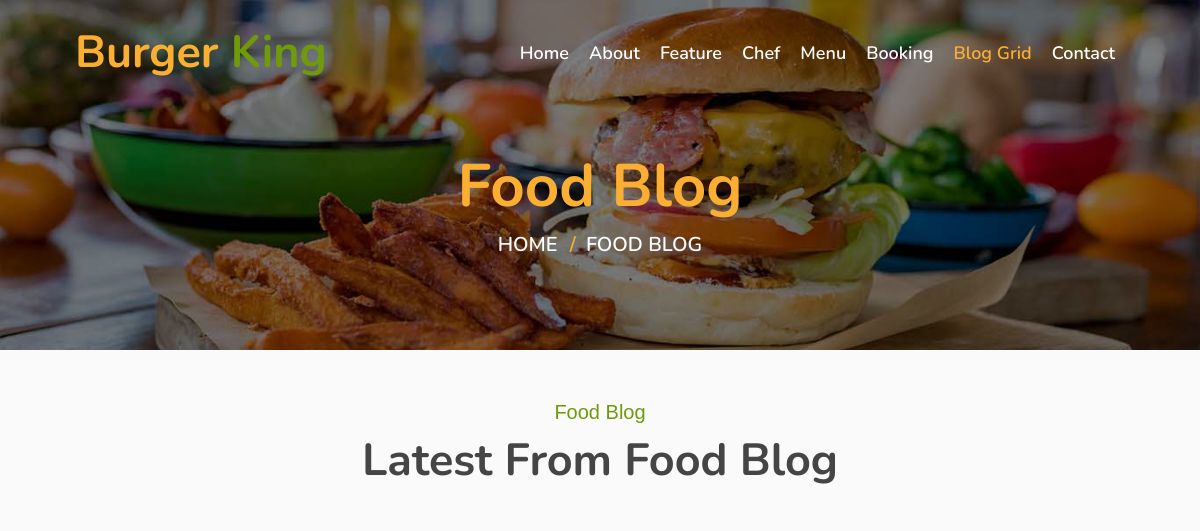
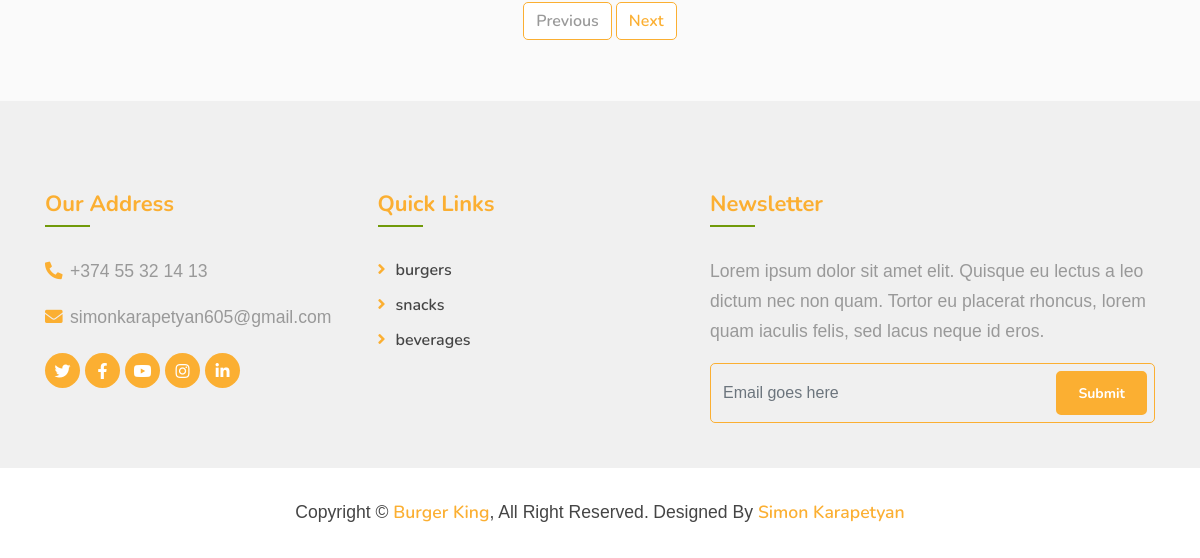
Before: /blog.php?&tag=National with the older database file (2 pictures, top to bottom).
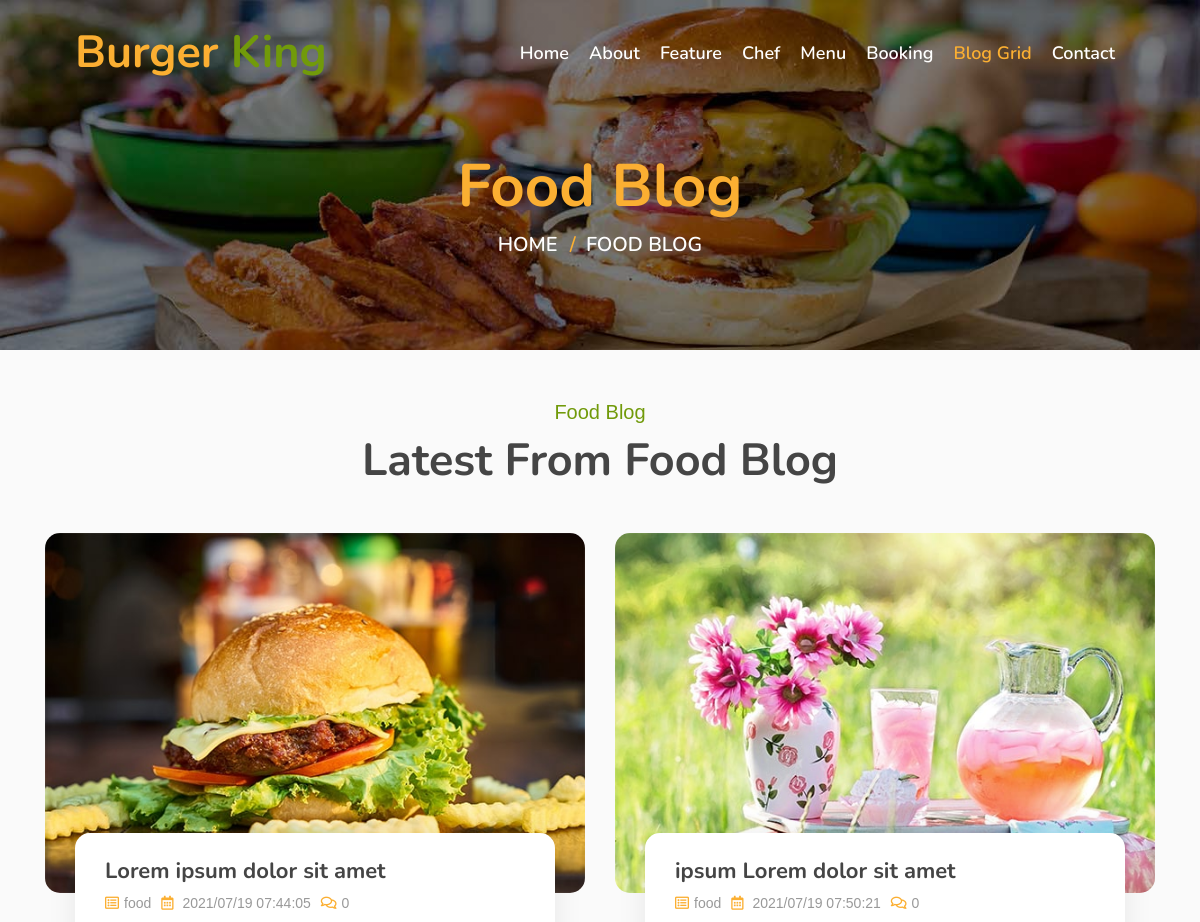
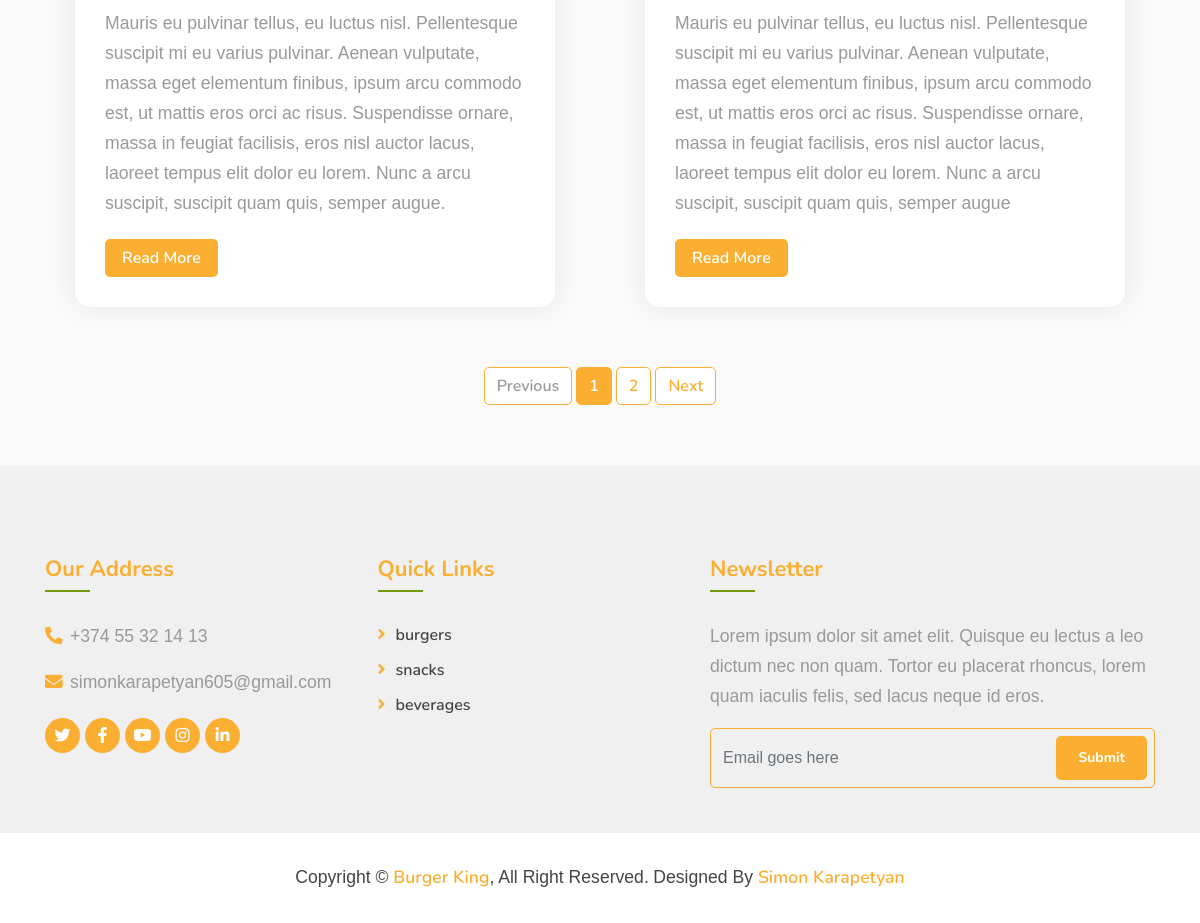
After: the same page with the newer database file (2 pictures, top to bottom).
### tables this page shows
CREATE TABLE `food_categories` (
  `id` int(16) NOT NULL,
  `name` varchar(128) NOT NULL,
  `info` text NOT NULL,
  `img` varchar(128) NOT NULL
);

CREATE TABLE `food_blog` (
  `id` int(16) NOT NULL,
  `title1` varchar(256) NOT NULL,
  `title2` varchar(256) NOT NULL,
  `title3` varchar(256) NOT NULL,
  `info1` text NOT NULL,
  `info2` text NOT NULL,
  `info3` text NOT NULL,
  `img` varchar(128) NOT NULL,
  `categories` varchar(128) NOT NULL,
  `date` int(32) NOT NULL,
  `tag` text NOT NULL
);

### blog.php (the view, shortened to what this page needs)
<!DOCTYPE html>
<html lang="en">
<head>
    <link href="https://stackpath.bootstrapcdn.com/bootstrap/4.4.1/css/bootstrap.min.css" rel="stylesheet">
    <link href="https://cdnjs.cloudflare.com/ajax/libs/font-awesome/5.10.0/css/all.min.css" rel="stylesheet">
    <link href="lib/animate/animate.min.css" rel="stylesheet">
    <link href="lib/owlcarousel/assets/owl.carousel.min.css" rel="stylesheet">
    <link href="lib/flaticon/font/flaticon.css" rel="stylesheet">
    <link href="lib/tempusdominus/css/tempusdominus-bootstrap-4.min.css" rel="stylesheet" />
    <link href="css/style.css" rel="stylesheet">
</head>
<body>
    <?php
    $headerArr = ["", "", "", "", "", "", "active", ""];
    require_once "./components/header.php" ?>
    <?php
    $title = "Food Blog";
    require_once "./components/topSection.php";
    ?>
    <div class="blog">
        <div class="container">
            <div class="section-header text-center">
                <p>Food Blog</p>
                <h2>Latest From Food Blog</h2>
            </div>
            <div class="row">
                <?php
                require_once "./php/db.php";
                $tag = isset($_GET['tag']) ? $_GET['tag'] : false;
                $itemsCount = 2;
                $page = isset($_GET["page"]) ? $_GET["page"] : 1;
                $from = ($page - 1) * 2;
                if ($tag != false) {
                    $query = "SELECT id, title1, info1, img, categories, tag, date FROM food_blog WHERE tag LIKE '%" . $tag . "%' LIMIT $from, $itemsCount";
                    $query2 = "SELECT id, title1, info1, img, categories, tag, date FROM food_blog WHERE tag LIKE '%" . $tag . "%'";
                } else {
                    $query = "SELECT id, title1, info1, img, categories, tag, date FROM food_blog LIMIT $from, $itemsCount";
                    $query2 = "SELECT id FROM food_blog";
                }
                $result2 = mysqli_query($mysqli, $query2);
                $dataCount = ceil(mysqli_num_rows($result2) / 2);
                $result = mysqli_query($mysqli, $query);
                while ($row = mysqli_fetch_assoc($result)) {
                ?>
                    <div class="col-md-6">
                        <div class="blog-item">
                            <div class="blog-img">
                                <img src="img/blogGrid/<?php echo $row['img'] ?>" alt="<?php echo $row['title1'] ?>">
                            </div>
                            <div class="blog-content">
                                <h2 class="blog-title"><?php echo $row['title1'] ?></h2>
                                <div class="blog-meta">
                                    <p><i class="far fa-list-alt"></i><?php echo $row['categories'] ?></p>
                                    <p><i class="far fa-calendar-alt"></i>
                                        <?php echo date("Y/m/d H:i:s", $row['date']) ?>
                                    </p>
                                    <?php
                                    $query1 = "SELECT id FROM comment WHERE blog_id = '" . $row["id"] . "'";
                                    $result1 = mysqli_query($mysqli, $query1);
                                    $count = mysqli_num_rows($result1);
                                    ?>
                                    <p><i class="far fa-comments"></i><?php echo $count; ?></p>
                                </div>
                                <div class="blog-text">
                                    <p><?php echo $row['info1'] ?></p>
                                    <a class="btn custom-btn" href="single.php?id=<?php echo $row['id'] ?>">Read More</a>
                                </div>
                            </div>
                        </div>
                    </div>
                <?php
                }
                ?>
            </div>
            <div class="row">
                <div class="col-12">
                    <ul class="pagination justify-content-center">
                        <li class="page-item <?php if (isset($page) && $page == 1) {
                                                    echo 'disabled';
                                                } else {
                                                    echo false;
                                                } ?>">
                            <a class="page-link" href="?tag=<?php echo $_GET['tag'] ?>&page=<?php echo $page - 1 ?>">Previous</a>
                        </li>
                        <?php for ($i = 1; $i <= $dataCount; $i++) { ?>
                            <li class="page-item <?php if ($page == $i) {
                                                        echo 'active';
                                                    } else {
                                                        echo false;
                                                    } ?>">
                                <a class="page-link" href="?tag=<?php echo $_GET['tag'] ?>&page=<?= $i ?>"><?= $i ?></a>
                            </li>
                        <?php } ?>
                        <li class="page-item <?php if (isset($page) && $page == $dataCount) {
                                                    echo 'disabled';
                                                } else {
                                                    echo false;
                                                } ?>">
                            <a class="page-link" href="?tag=<?php echo $_GET['tag'] ?>&page=<?php echo $page + 1 ?>">Next</a>
                        </li>
                    </ul>
                </div>
            </div>
        </div>
    </div>
    <?php require_once "./components/footer.php" ?>
</body>
</html>

### components/header.php (shortened to what this page needs)
<div class='navbar navbar-expand-lg bg-light navbar-light'>
    <div class='container-fluid'>
        <a href='index.php' class='navbar-brand'>Burger <span>King</span></a>
        <div class='collapse navbar-collapse justify-content-between' id='navbarCollapse'>
            <div class='navbar-nav ml-auto'>
                <a href='index.php' class='nav-item nav-link <?php echo $headerArr[0]; ?>'>Home</a>
                <a href='about.php' class='nav-item nav-link <?php echo $headerArr[1]; ?>'>About</a>
                <a href='feature.php' class='nav-item nav-link <?php echo $headerArr[2]; ?>'>Feature</a>
                <a href='team.php' class='nav-item nav-link <?php echo $headerArr[3]; ?>'>Chef</a>
                <a href='menu.php' class='nav-item nav-link <?php echo $headerArr[4]; ?>'>Menu</a>
                <a href='booking.php' class='nav-item nav-link <?php echo $headerArr[5]; ?>'>Booking</a>
                <a href='blog.php' class='nav-item nav-link <?php echo $headerArr[6]; ?>'>Blog Grid</a>
                <a href='contact.php' class='nav-item nav-link <?php echo $headerArr[7]; ?>'>Contact</a>
            </div>
        </div>
    </div>
</div>

### components/topSection.php
<?php
echo "<div class='page-header mb-0'>
    <div class='container'>
        <div class='row'>
            <div class='col-12'>
                <h2>$title</h2>
            </div>
            <div class='col-12'>
                <a href=''>Home</a>
                <a>$title</a>
            </div>
        </div>
    </div>
</div>";

### components/footer.php (shortened to what this page needs)
<div class='footer'>
    <div class='container'>
        <div class='row'>
            <div class='col-lg-7'>
                <div class='row'>
                    <div class='col-md-6'>
                        <div class='footer-contact'>
                            <h2>Our Address</h2>
                            <p><i class='fa fa-phone-alt'></i>+374 55 32 14 13</p>
                            <p><i class='fa fa-envelope'></i>simonkarapetyan605@gmail.com</p>
                            <div class='footer-social'>
                                <a href=''><i class='fab fa-twitter'></i></a>
                                <a href=''><i class='fab fa-facebook-f'></i></a>
                                <a href=''><i class='fab fa-youtube'></i></a>
                                <a href=''><i class='fab fa-instagram'></i></a>
                                <a href=''><i class='fab fa-linkedin-in'></i></a>
                            </div>
                        </div>
                    </div>
                    <div class='col-md-6'>
                        <div class='footer-link'>
                            <h2>Quick Links</h2>
                            <?php
                            require_once "php/db.php";
                            $query = "SELECT name FROM food_categories";
                            $result = mysqli_query($mysqli, $query);
                            while ($row = mysqli_fetch_assoc($result)) {
                            ?>
                                <a href='menu.php#menu'><?php echo $row["name"] ?></a>
                            <?php } ?>
                        </div>
                    </div>
                </div>
            </div>
            <div class='col-lg-5'>
                <div class='footer-newsletter'>
                    <h2>Newsletter</h2>
                    <p>
                        Lorem ipsum dolor sit amet elit. Quisque eu lectus a leo dictum nec non quam. Tortor eu placerat rhoncus, lorem quam iaculis felis, sed lacus neque id eros.
                    </p>
                    <div class='form suscribe-form'>
                        <input class='form-control subscribe-inp' placeholder='Email goes here'>
                        <button class='btn custom-btn subscribe-btn'>Submit</button>
                    </div>
                </div>
            </div>
        </div>
    </div>
    <div class='copyright'>
        <div class='container'>
            <p>Copyright &copy; <a href='#'>Burger King</a>, All Right Reserved.</p>
            <p>Designed By <a href='http://simon-portfolio.epizy.com/'>Simon Karapetyan</a></p>
        </div>
    </div>
</div>

Changed rows visible on the page:
now on this page (row edited): food_blog: img (picture), title1 "Lorem ipsum dolor sit amet", categories "food", date "2021/07/19 07:44:05", count "0", info1 "Mauris eu pulvinar tellus, eu luctus nisl. Pellentesque suscipit mi eu varius pulvinar. Aenean vulputate, massa eget elementum finibus, ipsum arcu commodo est, ut mattis eros orci ac risus. Suspendisse ornare, massa in feugiat facilisis, eros nisl auctor lacus, laoreet tempus elit dolor eu lorem. Nunc a arcu suscipit, suscipit quam quis, semper augue."
now on this page (row edited): food_blog: img (picture), title1 "ipsum Lorem dolor sit amet", categories "food", date "2021/07/19 07:50:21", count "0", info1 "Mauris eu pulvinar tellus, eu luctus nisl. Pellentesque suscipit mi eu varius pulvinar. Aenean vulputate, massa eget elementum finibus, ipsum arcu commodo est, ut mattis eros orci ac risus. Suspendisse ornare, massa in feugiat facilisis, eros nisl auctor lacus, laoreet tempus elit dolor eu lorem. Nunc a arcu suscipit, suscipit quam quis, semper augue"
Other visible differences:
new list line: "1"
new list line: "2"
